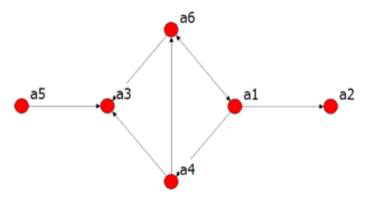
#> input picture SOCIALANALPROGS/image.png, 365 x 202 px
$ python quizprogramOCR.py
#> lines starting #> are read from the running program, lines starting #| are printed output that depends on the picture; after the words box and inside, x2 and y2 are one past the last pixel; in counts of white or black regions, pixels touching at a corner belong together
import cv2
import numpy as np
import networkx as nx
import matplotlib.pyplot as plt

def extract_graph_from_image(image_path, directed=False, debug=False):
    # Load and preprocess image
#> called with image_path = 'image.png', directed = False, debug = True
    img = cv2.imread(image_path)
#> img is the input picture: shape (202, 365, 3); mean B, G, R 249.3, 249.3, 252.4
    gray = cv2.cvtColor(img, cv2.COLOR_BGR2GRAY)
    blurred = cv2.medianBlur(gray, 5)
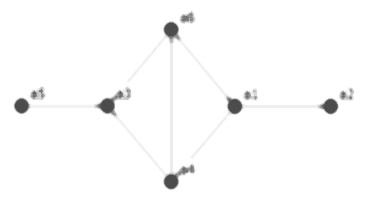
#> blurred: shape (202, 365); min 76, max 255, mean 251

    # Detect nodes (assume nodes are circles)
    circles = cv2.HoughCircles(
        blurred, cv2.HOUGH_GRADIENT, dp=1.2, minDist=30,
        param1=50, param2=30, minRadius=10, maxRadius=40
    )
#> circles = None

    nodes = []
    if circles is not None:
        circles = np.round(circles[0, :]).astype("int")
        for (x, y, r) in circles:
            nodes.append((x, y))

    # Detect edges (lines between nodes)
    edges = []
    edges_img = cv2.Canny(gray, 50, 150, apertureSize=3)
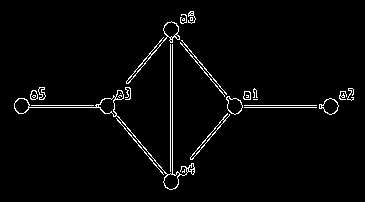
#> edges_img: shape (202, 365); 2.7% white in thin lines or dots, all inside (x1, y1, x2, y2) = (14, 11, 354, 190)
    lines = cv2.HoughLinesP(edges_img, 1, np.pi/180, 50, minLineLength=20, maxLineGap=15)
#> lines = 15 rows, first 6: [227, 105, 338, 105], [14, 107, 114, 107], [172, 189, 172, 22], [170, 189, 170, 22], [101, 101, 174, 188], [227, 108, 290, 107]

    if lines is not None and len(nodes) > 0:
        for line in lines:
            x1, y1, x2, y2 = line[0]
            # Match line endpoints to nearest nodes
            start = min(nodes, key=lambda n: np.hypot(n[0]-x1, n[1]-y1))
            end = min(nodes, key=lambda n: np.hypot(n[0]-x2, n[1]-y2))
            if start != end:
                edges.append((nodes.index(start), nodes.index(end)))

    # Build graph
    G = nx.DiGraph() if directed else nx.Graph()
    G.add_nodes_from(range(len(nodes)))
    G.add_edges_from(edges)

    if debug:
        debug_img = img.copy()
        # Draw detected nodes
        for (x, y) in nodes:
            cv2.circle(debug_img, (x, y), 20, (0, 255, 0), 2)
        # Draw detected edges
        for (u, v) in edges:
            cv2.line(debug_img, nodes[u], nodes[v], (0, 0, 255), 2)

        # Show with matplotlib (instead of cv2.imshow)
        debug_img = cv2.cvtColor(debug_img, cv2.COLOR_BGR2RGB)
        plt.imshow(debug_img)
        plt.title("Detected Graph (Nodes + Edges)")
        plt.axis("off")
        plt.show()

    return G

def analyze_graph(G, directed=False):
    results = {}
    results["Degree"] = dict(G.degree())
    if directed:
        results["In-Degree"] = dict(G.in_degree())
        results["Out-Degree"] = dict(G.out_degree())
    results["Degree Centrality"] = nx.degree_centrality(G)
    results["Closeness Centrality"] = nx.closeness_centrality(G)
    results["Betweenness Centrality"] = nx.betweenness_centrality(G)
    if directed:
        results["PageRank"] = nx.pagerank(G)
    results["Density"] = nx.density(G)
#> (the run stopped early here; a loop or call above may not have finished)
